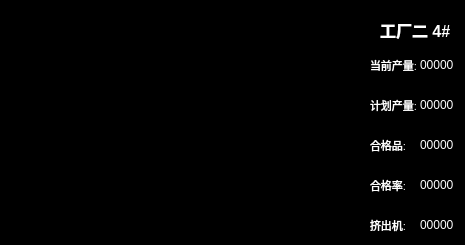
     <widget class="QFrame" name="frame_curve8">
      <property name="geometry">
       <rect>
        <x>1440</x>
        <y>265</y>
        <width>465</width>
        <height>245</height>
       </rect>
      </property>
      <property name="styleSheet">
       <string notr="true">background-color: rgb(0, 0, 0);</string>
      </property>
      <property name="frameShape">
       <enum>QFrame::StyledPanel</enum>
      </property>
      <property name="frameShadow">
       <enum>QFrame::Raised</enum>
      </property>
      <widget class="QWidget" name="curve8_data1" native="true">
       <property name="geometry">
        <rect>
         <x>370</x>
         <y>50</y>
         <width>95</width>
         <height>30</height>
        </rect>
       </property>
       <widget class="QLabel" name="curve8_data1_title">
        <property name="geometry">
         <rect>
          <x>0</x>
          <y>0</y>
          <width>50</width>
          <height>30</height>
         </rect>
        </property>
        <property name="font">
         <font>
          <pointsize>8</pointsize>
          <weight>50</weight>
          <bold>false</bold>
         </font>
        </property>
        <property name="layoutDirection">
         <enum>Qt::LeftToRight</enum>
        </property>
        <property name="autoFillBackground">
         <bool>false</bool>
        </property>
        <property name="styleSheet">
         <string notr="true">color: rgb(255, 255, 255);</string>
        </property>
        <property name="text">
         <string>当前产量:</string>
        </property>
       </widget>
       <widget class="QLabel" name="curve8_data1_data">
        <property name="geometry">
         <rect>
          <x>50</x>
          <y>0</y>
          <width>45</width>
          <height>30</height>
         </rect>
        </property>
        <property name="styleSheet">
         <string notr="true">color: rgb(255, 255, 255);</string>
        </property>
        <property name="text">
         <string>00000</string>
        </property>
       </widget>
      </widget>
      <widget class="QWidget" name="curve8_data2" native="true">
       <property name="geometry">
        <rect>
         <x>370</x>
         <y>90</y>
         <width>95</width>
         <height>30</height>
        </rect>
       </property>
       <widget class="QLabel" name="curve8_data2_title">
        <property name="geometry">
         <rect>
          <x>0</x>
          <y>0</y>
          <width>50</width>
          <height>30</height>
         </rect>
        </property>
        <property name="font">
         <font>
          <pointsize>8</pointsize>
          <weight>50</weight>
          <bold>false</bold>
         </font>
        </property>
        <property name="layoutDirection">
         <enum>Qt::LeftToRight</enum>
        </property>
        <property name="autoFillBackground">
         <bool>false</bool>
        </property>
        <property name="styleSheet">
         <string notr="true">color: rgb(255, 255, 255);</string>
        </property>
        <property name="text">
         <string>计划产量:</string>
        </property>
       </widget>
       <widget class="QLabel" name="curve8_data2_data">
        <property name="geometry">
         <rect>
          <x>50</x>
          <y>0</y>
          <width>45</width>
          <height>30</height>
         </rect>
        </property>
        <property name="styleSheet">
         <string notr="true">color: rgb(255, 255, 255);</string>
        </property>
        <property name="text">
         <string>00000</string>
        </property>
       </widget>
      </widget>
      <widget class="QWidget" name="curve8_data3" native="true">
       <property name="geometry">
        <rect>
         <x>370</x>
         <y>130</y>
         <width>95</width>
         <height>30</height>
        </rect>
       </property>
       <widget class="QLabel" name="curve8_data3_title">
        <property name="geometry">
         <rect>
          <x>0</x>
          <y>0</y>
          <width>50</width>
          <height>30</height>
         </rect>
        </property>
        <property name="font">
         <font>
          <pointsize>8</pointsize>
          <weight>50</weight>
          <bold>false</bold>
         </font>
        </property>
        <property name="layoutDirection">
         <enum>Qt::LeftToRight</enum>
        </property>
        <property name="autoFillBackground">
         <bool>false</bool>
        </property>
        <property name="styleSheet">
         <string notr="true">color: rgb(255, 255, 255);</string>
        </property>
        <property name="text">
         <string>合格品:</string>
        </property>
       </widget>
       <widget class="QLabel" name="curve8_data3_data">
        <property name="geometry">
         <rect>
          <x>50</x>
          <y>0</y>
          <width>45</width>
          <height>30</height>
         </rect>
        </property>
        <property name="styleSheet">
         <string notr="true">color: rgb(255, 255, 255);</string>
        </property>
        <property name="text">
         <string>00000</string>
        </property>
       </widget>
      </widget>
      <widget class="QWidget" name="curve8_data4" native="true">
       <property name="geometry">
        <rect>
         <x>370</x>
         <y>170</y>
         <width>95</width>
         <height>30</height>
        </rect>
       </property>
       <widget class="QLabel" name="curve8_data4_title">
        <property name="geometry">
         <rect>
          <x>0</x>
          <y>0</y>
          <width>50</width>
          <height>30</height>
         </rect>
        </property>
        <property name="font">
         <font>
          <pointsize>8</pointsize>
          <weight>50</weight>
          <bold>false</bold>
         </font>
        </property>
        <property name="layoutDirection">
         <enum>Qt::LeftToRight</enum>
        </property>
        <property name="autoFillBackground">
         <bool>false</bool>
        </property>
        <property name="styleSheet">
         <string notr="true">color: rgb(255, 255, 255);</string>
        </property>
        <property name="text">
         <string>合格率:</string>
        </property>
       </widget>
       <widget class="QLabel" name="curve8_data4_data">
        <property name="geometry">
         <rect>
          <x>50</x>
          <y>0</y>
          <width>45</width>
          <height>30</height>
         </rect>
        </property>
        <property name="styleSheet">
         <string notr="true">color: rgb(255, 255, 255);</string>
        </property>
        <property name="text">
         <string>00000</string>
        </property>
       </widget>
      </widget>
      <widget class="QWidget" name="curve8_data5" native="true">
       <property name="geometry">
        <rect>
         <x>370</x>
         <y>210</y>
         <width>95</width>
         <height>30</height>
        </rect>
       </property>
       <widget class="QLabel" name="curve8_data5_title">
        <property name="geometry">
         <rect>
          <x>0</x>
          <y>0</y>
          <width>50</width>
          <height>30</height>
         </rect>
        </property>
        <property name="font">
         <font>
          <pointsize>8</pointsize>
          <weight>50</weight>
          <bold>false</bold>
         </font>
        </property>
        <property name="layoutDirection">
         <enum>Qt::LeftToRight</enum>
        </property>
        <property name="autoFillBackground">
         <bool>false</bool>
        </property>
        <property name="styleSheet">
         <string notr="true">color: rgb(255, 255, 255);</string>
        </property>
        <property name="text">
         <string>挤出机:</string>
        </property>
       </widget>
       <widget class="QLabel" name="curve8_data5_data">
        <property name="geometry">
         <rect>
          <x>50</x>
          <y>0</y>
          <width>45</width>
          <height>30</height>
         </rect>
        </property>
        <property name="styleSheet">
         <string notr="true">color: rgb(255, 255, 255);</string>
        </property>
        <property name="text">
         <string>00000</string>
        </property>
       </widget>
      </widget>
      <widget class="QLabel" name="curve8_title">
       <property name="geometry">
        <rect>
         <x>380</x>
         <y>10</y>
         <width>80</width>
         <height>40</height>
        </rect>
       </property>
       <property name="font">
        <font>
         <pointsize>12</pointsize>
         <weight>75</weight>
         <bold>true</bold>
        </font>
       </property>
       <property name="layoutDirection">
        <enum>Qt::LeftToRight</enum>
       </property>
       <property name="autoFillBackground">
        <bool>false</bool>
       </property>
       <property name="styleSheet">
        <string notr="true">color: rgb(255, 255, 255);</string>
       </property>
       <property name="text">
        <string>工厂二 4#</string>
       </property>
      </widget>
      <widget class="QWidget" name="curve8" native="true">
       <property name="geometry">
        <rect>
         <x>0</x>
         <y>0</y>
         <width>370</width>
         <height>245</height>
        </rect>
       </property>
      </widget>
     </widget>
